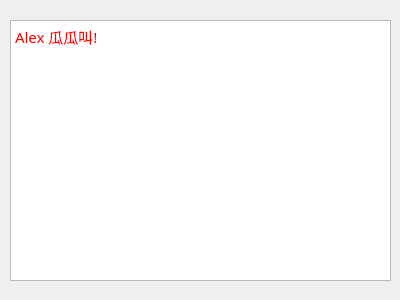
<?xml version="1.0" encoding="UTF-8"?>
<ui version="4.0">
 <class>ChildrenForm</class>
 <widget class="QWidget" name="ChildrenForm">
  <property name="geometry">
   <rect>
    <x>0</x>
    <y>0</y>
    <width>400</width>
    <height>300</height>
   </rect>
  </property>
  <property name="font">
   <font>
    <family>AR PL UKai TW</family>
    <pointsize>12</pointsize>
   </font>
  </property>
  <property name="windowTitle">
   <string>Form</string>
  </property>
  <widget class="QTextEdit" name="textEdit">
   <property name="geometry">
    <rect>
     <x>10</x>
     <y>20</y>
     <width>381</width>
     <height>261</height>
    </rect>
   </property>
   <property name="html">
    <string>&lt;!DOCTYPE HTML PUBLIC &quot;-//W3C//DTD HTML 4.0//EN&quot; &quot;http://www.w3.org/TR/REC-html40/strict.dtd&quot;&gt;
&lt;html&gt;&lt;head&gt;&lt;meta name=&quot;qrichtext&quot; content=&quot;1&quot; /&gt;&lt;style type=&quot;text/css&quot;&gt;
p, li { white-space: pre-wrap; }
&lt;/style&gt;&lt;/head&gt;&lt;body style=&quot; font-family:'AR PL UKai TW'; font-size:12pt; font-weight:400; font-style:normal;&quot;&gt;
&lt;p style=&quot; margin-top:0px; margin-bottom:0px; margin-left:0px; margin-right:0px; -qt-block-indent:0; text-indent:0px;&quot;&gt;&lt;span style=&quot; font-family:'Ubuntu'; font-size:11pt; color:#ff0000;&quot;&gt;Alex 瓜瓜叫!&lt;/span&gt;&lt;/p&gt;&lt;/body&gt;&lt;/html&gt;</string>
   </property>
  </widget>
 </widget>
 <resources/>
 <connections/>
</ui>
